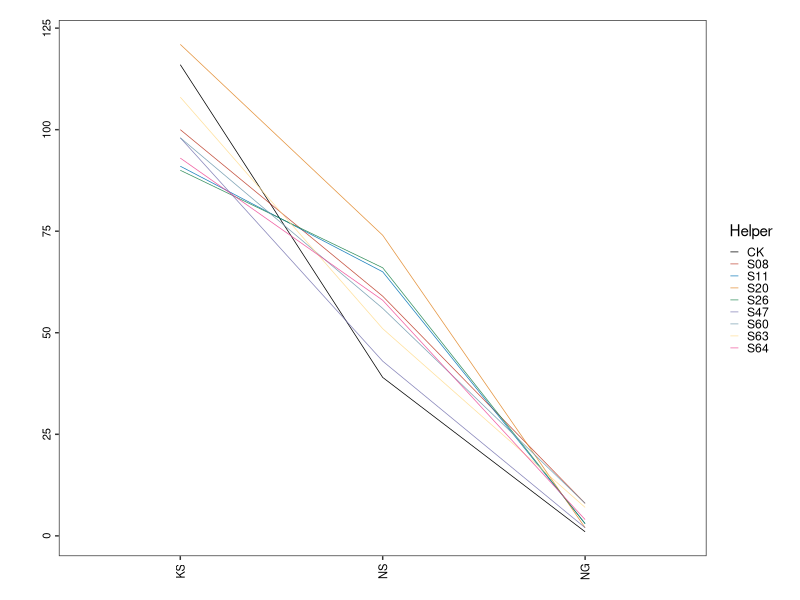
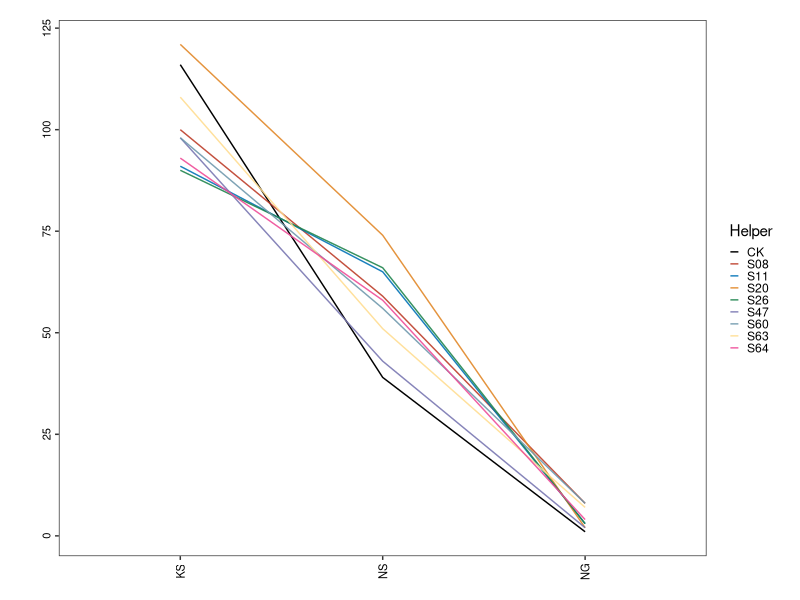
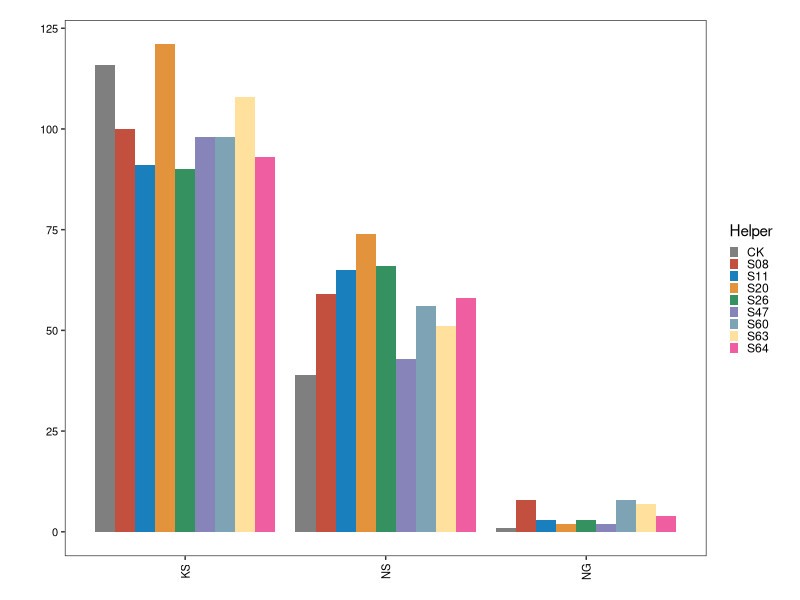
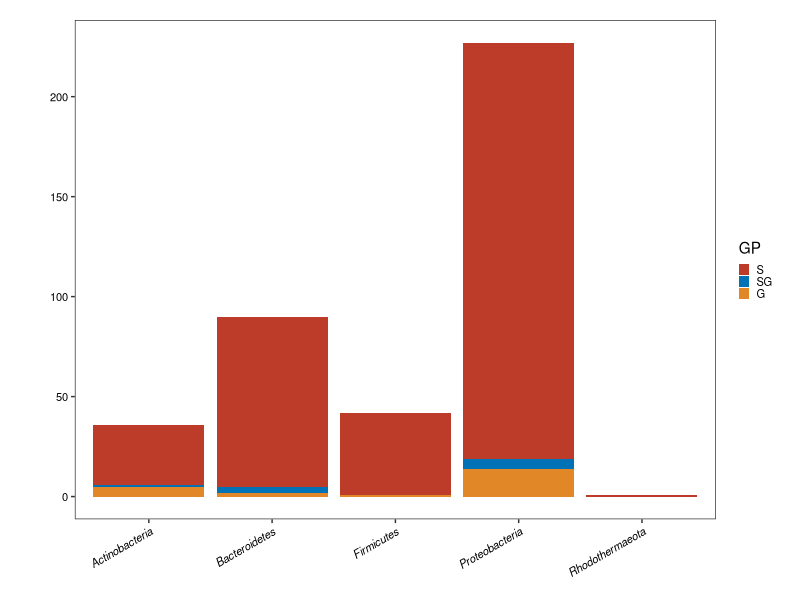
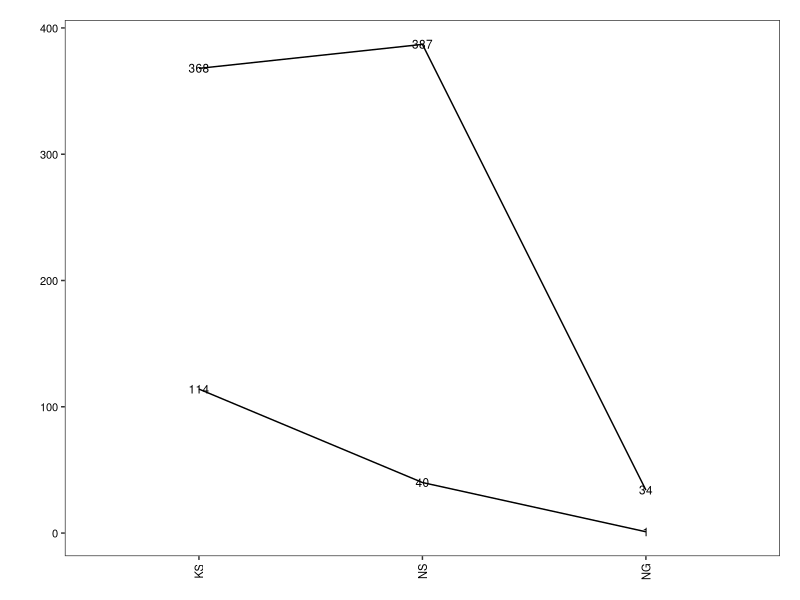
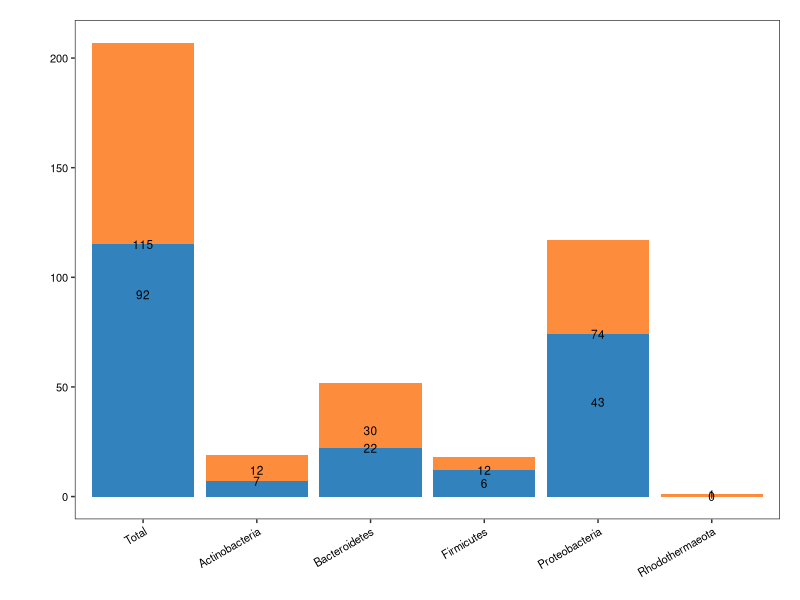

Reproduce these figures in R, in order.

# coding: utf-8
# email: qfsfdxlqy@163.com
# Github: https://github.com/2015qyliang

##########################################################################

library(reshape2)
library(ggplot2)
library(ggsci)

##########################################################################

newdf = read.table('02-HelperStrains.txt', header = T, sep = '\t')
helpers = types = sameSp = c()

for (hl in sort(unique(newdf$Hepler))) {
  for (tp in c('KS', 'NS', 'NG')) {
    tmpdf = newdf[newdf$Hepler == hl & newdf$Type == tp , ]
    helpers = append(helpers, hl)
    sameSp = append(sameSp, length(unique(tmpdf$sameSp)))
    types = append(types, tp)
  }
}

filtDF = data.frame(Helper = helpers, sameSp, Type = types )
filtDF$Type = factor(filtDF$Type, levels = c('KS', 'NS', 'NG'))
filtDF$Helper = factor(filtDF$Helper, 
                       levels = c('CK','S08','S11','S20','S26','S47','S60','S63','S64'))

#################################################

vip = ggplot(filtDF, aes(x= Type, y = sameSp, group = Helper, color = Helper)) + 
  geom_line(linewidth = 0.25) + 
  # geom_text(aes(label = sameSp, x = ), size = 3) +
  scale_color_manual(values = c('black','#BC3C29E5','#0072B5E5','#E18727E5','#20854EE5', 
                                '#7876B1E5','#6F99ADE5','#FFDC91E5','#EE4C97E5'), 
                     breaks = c('CK','S08','S11','S20','S26','S47','S60','S63','S64')) + 
  theme_bw()+
  theme(plot.margin = unit(c(0.2, 0.2, 0.2, 0.4),'in'),
        panel.background = element_rect(fill="white", color="black", size = 0),
        panel.grid = element_blank(),
        axis.title = element_blank(),
        legend.background = element_blank(),
        legend.key.height = unit(0.1, 'in'), 
        legend.key.width = unit(0.1, 'in'), 
        axis.text.x = element_text(size = 8, colour = 'black', 
                                   angle = 90, hjust = 0.5, vjust = 0.5),
        axis.text.y = element_text(size = 8, colour = 'black', angle = 90,
                                   hjust = 0.5, vjust = 0.5))
# ggsave('07-Summary.pdf', vip, width = 4, height = 3, units = 'in')

ggsave('07-Summary.pdf', vip, width = 3.6, height = 2.7, units = 'in')


#################################################

vip = ggplot(filtDF, aes(x= Type, y = sameSp, group = Helper, color = Helper)) + 
  geom_line() + 
  # geom_text(aes(label = sameSp, x = ), size = 3) +
  scale_color_manual(values = c('black','#BC3C29E5','#0072B5E5','#E18727E5','#20854EE5', 
                               '#7876B1E5','#6F99ADE5','#FFDC91E5','#EE4C97E5'), 
                    breaks = c('CK','S08','S11','S20','S26','S47','S60','S63','S64')) + 
  theme_bw()+
  theme(plot.margin = unit(c(0.2, 0.2, 0.2, 0.4),'in'),
        panel.background = element_rect(fill="white", color="black", size = 0),
        panel.grid = element_blank(),
        axis.title = element_blank(),
        legend.background = element_blank(),
        legend.key.height = unit(0.1, 'in'), 
        legend.key.width = unit(0.1, 'in'), 
        axis.text.x = element_text(size = 8, colour = 'black', 
                                   angle = 90, hjust = 0.5, vjust = 0.5),
        axis.text.y = element_text(size = 8, colour = 'black', angle = 90,
                                   hjust = 0.5, vjust = 0.5))
# ggsave('07-Summary.pdf', vip, width = 4, height = 3, units = 'in')

ggsave('07-Summary.pdf', vip, width = 3.6, height = 2.7, units = 'in')

#################################################

vip = ggplot(filtDF, aes(x= Type, y = sameSp, group = Helper, fill = Helper)) + 
  geom_col(position = 'dodge') + 
  # geom_text(aes(label = sameSp, x = ), size = 3) +
  scale_fill_manual(values = c('grey50','#BC3C29E5','#0072B5E5','#E18727E5','#20854EE5', 
                               '#7876B1E5','#6F99ADE5','#FFDC91E5','#EE4C97E5'), 
                    breaks = c('CK','S08','S11','S20','S26','S47','S60','S63','S64')) + 
  theme_bw()+
  theme(plot.margin = unit(c(0.2, 0.2, 0.2, 0.4),'in'),
        panel.background = element_rect(fill="white", color="black", size = 0),
        panel.grid = element_blank(),
        axis.title = element_blank(),
        legend.background = element_blank(),
        legend.key.height = unit(0.1, 'in'), 
        legend.key.width = unit(0.1, 'in'), 
        axis.text.x = element_text(size = 8, colour = 'black', angle = 90, hjust = 0.5, vjust = 0.5),
        # axis.ticks.x = element_blank(),
        axis.text.y = element_text(size = 8, colour = 'black', hjust = 1, vjust = 0.5))
# ggsave('07-Summary.pdf', vip, width = 4, height = 3, units = 'in')

ggsave('07-Summary.pdf', vip, width = 3.6, height = 2.7, units = 'in')








##########################################################################
##########################################################################
##########################################################################

platesDF = read.table('01-plates.txt', header = T, sep = '\t')
platesDF = melt(platesDF, variable.name = 'GP',
                measure.vars = colnames(platesDF)[2:4])

platesDF$GP = factor(platesDF$GP, levels = c('S', 'SG', 'G'))

vip = ggplot(platesDF, aes(x= Phylum , y = value, fill = GP)) + 
  geom_col(position = 'stack') + 
  scale_fill_nejm() + 
  theme_bw()+
  theme(plot.margin = unit(c(0.2, 0.2, 0.2, 0.5),'in'),
        panel.background = element_rect(fill="white", color="black", size = 0),
        panel.grid = element_blank(),
        axis.title = element_blank(),
        axis.text.x = element_text(size = 8, colour = 'black', 
                                   angle = 30, face = 'italic', 
                                   hjust = 1, vjust = 1),
        axis.text.y = element_text(size = 8, colour = 'black', hjust = 1, vjust = 0.5),
        legend.text = element_text(size = 8, colour = 'black', hjust = 0, vjust = 0.5),
        legend.key.width = unit(0.1, 'in'), 
        legend.key.height = unit(0.01, 'in'))
ggsave('06-plate.pdf', vip, width = 3, height = 3, units = 'in')

##########################################################################

newdf = read.table('02-Summary.txt', header = T, sep = '\t')
newdf$Taxon = factor(newdf$Taxon, levels = c('KS', 'NS', 'NG'))
vip = ggplot(newdf, aes(x= Taxon, y = Count, group = Gps)) + 
  geom_line() + geom_text(aes(label = Count), size = 3) + 
  # geom_col(fill = NA, color = 'grey20', size = 0.2) +
  theme_bw()+
  theme(plot.margin = unit(c(0.2, 0.2, 0.2, 0.4),'in'),
        panel.background = element_rect(fill="white", color="black", size = 0),
        panel.grid = element_blank(),
        axis.title = element_blank(),
        axis.text.x = element_text(size = 8, colour = 'black', angle = 90, hjust = 0.5, vjust = 0.5),
        # axis.ticks.x = element_blank(),
        axis.text.y = element_text(size = 8, colour = 'black', hjust = 1, vjust = 0.5))
# ggsave('07-Summary.pdf', vip, width = 4, height = 3, units = 'in')

ggsave('07-Summary.pdf', vip, width = 3.6, height = 2.7, units = 'in')

##########################################################################


newdf = read.table('04-GrowthPromotion.txt', header = T, sep = '\t')
newdf$Taxon = factor(newdf$Taxon, 
                     levels = c('Total', 'Actinobacteria', 'Bacteroidetes',
                                'Firmicutes', 'Proteobacteria', 'Rhodothermaeota'))
vip = ggplot(newdf, aes(x= Taxon, y = Count, group = Promotation, fill = Promotation)) + 
  geom_col(position = 'stack') +
  geom_text(aes(label = Count), size = 3) +
  scale_fill_manual(values = c(pal_d3(palette = 'category20c')(7)[7], 
                               pal_d3(palette = 'category20c')(7)[1])) + 
  theme_bw()+
  theme(plot.margin = unit(c(0.2, 0.2, 0.2, 0.5),'in'),
        panel.background = element_rect(fill="white", color="black", size = 0),
        panel.grid = element_blank(),
        axis.title = element_blank(),
        # axis.text.x = element_blank(),
        axis.text.x = element_text(size = 8, colour = 'black', 
                                   angle = 30, hjust = 1, vjust = 1),
        # axis.ticks.x = element_blank(),
        axis.text.y = element_text(size = 8, colour = 'black', hjust = 1, vjust = 0.5),
        legend.position = 'none')
ggsave('08-GrowthPromotio.pdf', vip, width = 2.6, height = 3, units = 'in')






